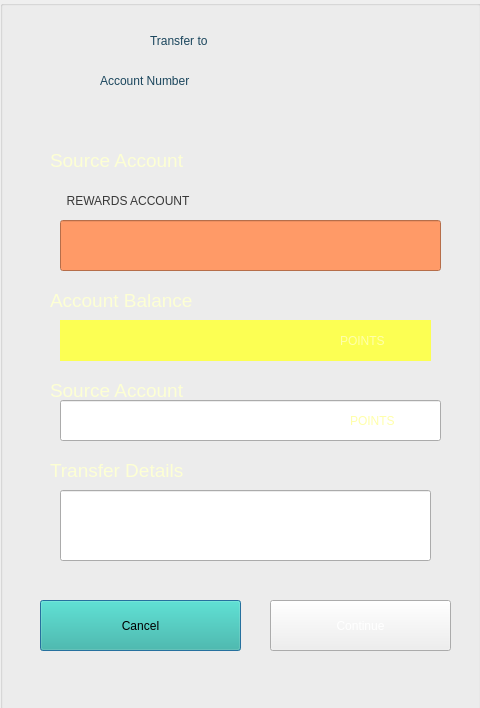
<?xml version="1.0" encoding="UTF-8"?>
<ui version="4.0">
 <class>Giaodich</class>
 <widget class="QDialog" name="Giaodich">
  <property name="geometry">
   <rect>
    <x>0</x>
    <y>0</y>
    <width>480</width>
    <height>708</height>
   </rect>
  </property>
  <property name="windowTitle">
   <string>Dialog</string>
  </property>
  <widget class="QGroupBox" name="groupBox">
   <property name="geometry">
    <rect>
     <x>0</x>
     <y>0</y>
     <width>481</width>
     <height>711</height>
    </rect>
   </property>
   <property name="styleSheet">
    <string notr="true">background-image: url(:/form/picture/nengiaodich.png);</string>
   </property>
   <property name="title">
    <string/>
   </property>
   <widget class="QLabel" name="label">
    <property name="geometry">
     <rect>
      <x>150</x>
      <y>20</y>
      <width>201</width>
      <height>41</height>
     </rect>
    </property>
    <property name="styleSheet">
     <string notr="true">font: 600 24pt &quot;Segoe UI&quot;;
color: rgb(27, 70, 93);</string>
    </property>
    <property name="text">
     <string>Transfer to </string>
    </property>
   </widget>
   <widget class="QLabel" name="label_2">
    <property name="geometry">
     <rect>
      <x>100</x>
      <y>60</y>
      <width>321</width>
      <height>41</height>
     </rect>
    </property>
    <property name="styleSheet">
     <string notr="true">font: 600 24pt &quot;Segoe UI&quot;;
color: rgb(27, 70, 93);</string>
    </property>
    <property name="text">
     <string>Account Number </string>
    </property>
   </widget>
   <widget class="QLabel" name="label_4">
    <property name="geometry">
     <rect>
      <x>50</x>
      <y>150</y>
      <width>171</width>
      <height>20</height>
     </rect>
    </property>
    <property name="font">
     <font>
      <family>Segoe UI</family>
      <pointsize>14</pointsize>
      <italic>false</italic>
      <fontweight>DemiBold</fontweight>
     </font>
    </property>
    <property name="styleSheet">
     <string notr="true">background-image: url(:/form/picture/nenxanhgiaodich.png);
color: rgb(253, 255, 212);
border-image: url(:/form/picture/nenxanhgiaodich.png);
font: 600 14pt &quot;Segoe UI&quot;;
</string>
    </property>
    <property name="text">
     <string>Source Account</string>
    </property>
   </widget>
   <widget class="QLabel" name="label_5">
    <property name="geometry">
     <rect>
      <x>50</x>
      <y>290</y>
      <width>171</width>
      <height>20</height>
     </rect>
    </property>
    <property name="font">
     <font>
      <family>Segoe UI</family>
      <pointsize>14</pointsize>
      <italic>false</italic>
      <fontweight>DemiBold</fontweight>
     </font>
    </property>
    <property name="styleSheet">
     <string notr="true">background-image: url(:/form/picture/nenxanhgiaodich.png);
color: rgb(253, 255, 212);
border-image: url(:/form/picture/nenxanhgiaodich.png);
font: 600 14pt &quot;Segoe UI&quot;;
</string>
    </property>
    <property name="text">
     <string>Account Balance</string>
    </property>
   </widget>
   <widget class="QLabel" name="label_6">
    <property name="geometry">
     <rect>
      <x>60</x>
      <y>180</y>
      <width>381</width>
      <height>41</height>
     </rect>
    </property>
    <property name="styleSheet">
     <string notr="true">background-image: url(:/form/picture/xanhlanhat.jpg);
color: rgb(56, 56, 56);
font: 600 15pt &quot;Segoe UI&quot;;
</string>
    </property>
    <property name="text">
     <string>  REWARDS ACCOUNT</string>
    </property>
   </widget>
   <widget class="QLineEdit" name="lineEdit_4">
    <property name="geometry">
     <rect>
      <x>60</x>
      <y>220</y>
      <width>381</width>
      <height>51</height>
     </rect>
    </property>
    <property name="styleSheet">
     <string notr="true">border-image: url(:/form/picture/xanhdamhon.png);
background-image: url(:/form/picture/xanhdamhon.png);
color: rgb(255, 195, 126);
font: 600 13pt &quot;Segoe UI&quot;;
background-color: rgb(255, 154, 103);
</string>
    </property>
   </widget>
   <widget class="QLabel" name="label_8">
    <property name="geometry">
     <rect>
      <x>340</x>
      <y>320</y>
      <width>91</width>
      <height>41</height>
     </rect>
    </property>
    <property name="styleSheet">
     <string notr="true">font: 600 14pt &quot;Segoe UI&quot;;
border-image: url(:/form/picture/xanhdamhon.png);
color: rgb(255, 255, 170);
background-image: url(:/form/picture/xanhdamhon.png);</string>
    </property>
    <property name="text">
     <string>POINTS</string>
    </property>
   </widget>
   <widget class="QLabel" name="label_9">
    <property name="geometry">
     <rect>
      <x>60</x>
      <y>320</y>
      <width>371</width>
      <height>41</height>
     </rect>
    </property>
    <property name="styleSheet">
     <string notr="true">font: 600 14pt &quot;Segoe UI&quot;;
border-color: rgb(255, 170, 127);
background-color: rgb(252, 255, 83);
color: rgb(253, 255, 213);
border-image: url(:/form/picture/xanhdamhon.png);
background-image: url(:/form/picture/xanhdamhon.png);</string>
    </property>
    <property name="text">
     <string/>
    </property>
   </widget>
   <widget class="QLabel" name="label_10">
    <property name="geometry">
     <rect>
      <x>60</x>
      <y>180</y>
      <width>381</width>
      <height>91</height>
     </rect>
    </property>
    <property name="styleSheet">
     <string notr="true">font: 600 14pt &quot;Segoe UI&quot;;
color: rgb(253, 255, 213);
border-image: url(:/form/picture/xanhdamhon.png);
background-image: url(:/form/picture/xanhdamhon.png);</string>
    </property>
    <property name="text">
     <string/>
    </property>
   </widget>
   <widget class="QLabel" name="label_11">
    <property name="geometry">
     <rect>
      <x>50</x>
      <y>460</y>
      <width>171</width>
      <height>20</height>
     </rect>
    </property>
    <property name="font">
     <font>
      <family>Segoe UI</family>
      <pointsize>14</pointsize>
      <italic>false</italic>
      <fontweight>DemiBold</fontweight>
     </font>
    </property>
    <property name="styleSheet">
     <string notr="true">background-image: url(:/form/picture/nenxanhgiaodich.png);
color: rgb(253, 255, 212);
border-image: url(:/form/picture/nenxanhgiaodich.png);
font: 600 14pt &quot;Segoe UI&quot;;
</string>
    </property>
    <property name="text">
     <string>Transfer Details</string>
    </property>
   </widget>
   <widget class="QLineEdit" name="lineEdit">
    <property name="geometry">
     <rect>
      <x>60</x>
      <y>490</y>
      <width>371</width>
      <height>71</height>
     </rect>
    </property>
    <property name="styleSheet">
     <string notr="true">font: 600 14pt &quot;Segoe UI&quot;;
color: rgb(253, 255, 213);
border-image: url(:/form/picture/xanhdamhon.png);
background-image: url(:/form/picture/xanhdamhon.png);</string>
    </property>
   </widget>
   <widget class="QPushButton" name="pushButton_2">
    <property name="geometry">
     <rect>
      <x>40</x>
      <y>600</y>
      <width>201</width>
      <height>51</height>
     </rect>
    </property>
    <property name="styleSheet">
     <string notr="true">background-color: rgb(44, 181, 160);
font: 600 14pt &quot;Segoe UI&quot;;
color: rgb(0, 0, 0);</string>
    </property>
    <property name="text">
     <string>Cancel</string>
    </property>
   </widget>
   <widget class="QPushButton" name="pushButton_3">
    <property name="geometry">
     <rect>
      <x>270</x>
      <y>600</y>
      <width>181</width>
      <height>51</height>
     </rect>
    </property>
    <property name="styleSheet">
     <string notr="true">background-image: url(:/form/picture/xanhdatroi3.jpg);
border-image: url(:/form/picture/xanhdatroi3.jpg);
color: rgb(255, 255, 255);
font: 600 14pt &quot;Segoe UI&quot;;</string>
    </property>
    <property name="text">
     <string>Continue</string>
    </property>
   </widget>
   <widget class="QLabel" name="label_7">
    <property name="geometry">
     <rect>
      <x>50</x>
      <y>380</y>
      <width>171</width>
      <height>20</height>
     </rect>
    </property>
    <property name="font">
     <font>
      <family>Segoe UI</family>
      <pointsize>14</pointsize>
      <italic>false</italic>
      <fontweight>DemiBold</fontweight>
     </font>
    </property>
    <property name="styleSheet">
     <string notr="true">background-image: url(:/form/picture/nenxanhgiaodich.png);
color: rgb(253, 255, 212);
border-image: url(:/form/picture/nenxanhgiaodich.png);
font: 600 14pt &quot;Segoe UI&quot;;
</string>
    </property>
    <property name="text">
     <string>Source Account</string>
    </property>
   </widget>
   <widget class="QLineEdit" name="lineEdit_5">
    <property name="geometry">
     <rect>
      <x>60</x>
      <y>400</y>
      <width>381</width>
      <height>41</height>
     </rect>
    </property>
    <property name="styleSheet">
     <string notr="true">font: 600 14pt &quot;Segoe UI&quot;;
color: rgb(253, 255, 213);
border-image: url(:/form/picture/xanhdamhon.png);
background-image: url(:/form/picture/xanhdamhon.png);</string>
    </property>
   </widget>
   <widget class="QLabel" name="label_12">
    <property name="geometry">
     <rect>
      <x>350</x>
      <y>400</y>
      <width>91</width>
      <height>41</height>
     </rect>
    </property>
    <property name="styleSheet">
     <string notr="true">font: 600 14pt &quot;Segoe UI&quot;;
border-image: url(:/form/picture/xanhdamhon.png);
color: rgb(255, 255, 170);
background-image: url(:/form/picture/xanhdamhon.png);</string>
    </property>
    <property name="text">
     <string>POINTS</string>
    </property>
   </widget>
   <widget class="QLabel" name="label_3">
    <property name="geometry">
     <rect>
      <x>40</x>
      <y>130</y>
      <width>411</width>
      <height>451</height>
     </rect>
    </property>
    <property name="styleSheet">
     <string notr="true">background-image: url(:/form/picture/nenxanhgiaodich.png);</string>
    </property>
    <property name="text">
     <string/>
    </property>
   </widget>
   <zorder>label</zorder>
   <zorder>label_2</zorder>
   <zorder>pushButton_2</zorder>
   <zorder>pushButton_3</zorder>
   <zorder>label_3</zorder>
   <zorder>label_5</zorder>
   <zorder>label_9</zorder>
   <zorder>lineEdit_5</zorder>
   <zorder>lineEdit</zorder>
   <zorder>label_4</zorder>
   <zorder>label_10</zorder>
   <zorder>label_8</zorder>
   <zorder>label_7</zorder>
   <zorder>label_11</zorder>
   <zorder>label_6</zorder>
   <zorder>lineEdit_4</zorder>
   <zorder>label_12</zorder>
  </widget>
 </widget>
 <resources/>
 <connections/>
</ui>
